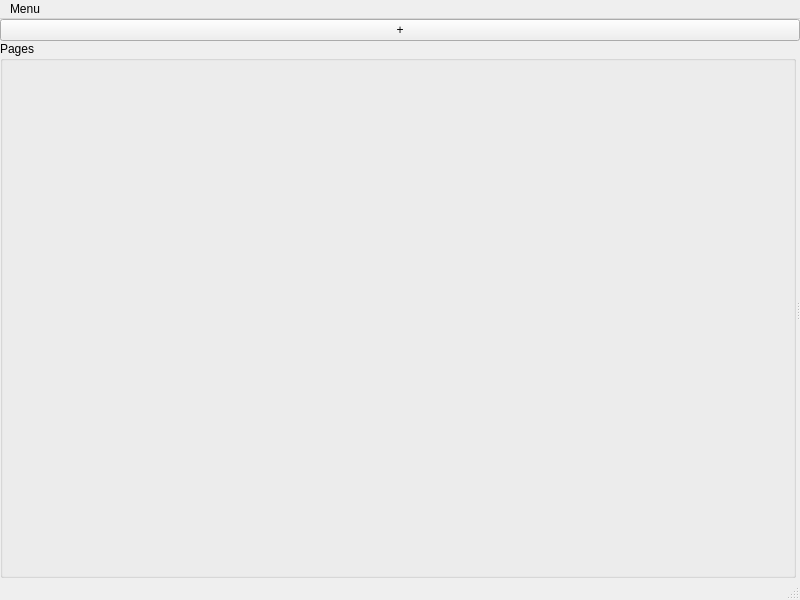
<?xml version="1.0" encoding="UTF-8"?>
<ui version="4.0">
 <class>MainWindow</class>
 <widget class="QMainWindow" name="MainWindow">
  <property name="geometry">
   <rect>
    <x>0</x>
    <y>0</y>
    <width>800</width>
    <height>600</height>
   </rect>
  </property>
  <property name="windowTitle">
   <string>Python Script Monitor</string>
  </property>
  <property name="windowIcon">
   <iconset>
    <normaloff>pic/main_icon.jpg</normaloff>pic/main_icon.jpg</iconset>
  </property>
  <widget class="QWidget" name="centralwidget">
   <layout class="QVBoxLayout" name="verticalLayout" stretch="0,0,1">
    <property name="spacing">
     <number>0</number>
    </property>
    <property name="leftMargin">
     <number>0</number>
    </property>
    <property name="topMargin">
     <number>0</number>
    </property>
    <property name="rightMargin">
     <number>0</number>
    </property>
    <property name="bottomMargin">
     <number>0</number>
    </property>
    <item>
     <layout class="QHBoxLayout" name="horizontalLayout">
      <property name="spacing">
       <number>0</number>
      </property>
     </layout>
    </item>
    <item>
     <widget class="QPushButton" name="add_widget_button">
      <property name="text">
       <string>+</string>
      </property>
     </widget>
    </item>
    <item>
     <widget class="QSplitter" name="splitter">
      <property name="orientation">
       <enum>Qt::Horizontal</enum>
      </property>
      <widget class="QGroupBox" name="groupBox">
       <property name="sizePolicy">
        <sizepolicy hsizetype="Preferred" vsizetype="Preferred">
         <horstretch>0</horstretch>
         <verstretch>0</verstretch>
        </sizepolicy>
       </property>
       <property name="maximumSize">
        <size>
         <width>16777215</width>
         <height>16777215</height>
        </size>
       </property>
       <property name="title">
        <string>Pages</string>
       </property>
       <property name="alignment">
        <set>Qt::AlignLeading|Qt::AlignLeft|Qt::AlignTop</set>
       </property>
       <layout class="QVBoxLayout" name="button_box_layout">
        <property name="spacing">
         <number>0</number>
        </property>
        <property name="leftMargin">
         <number>0</number>
        </property>
        <property name="topMargin">
         <number>0</number>
        </property>
        <property name="rightMargin">
         <number>0</number>
        </property>
        <property name="bottomMargin">
         <number>0</number>
        </property>
       </layout>
      </widget>
      <widget class="QStackedWidget" name="stacked_widget"/>
     </widget>
    </item>
   </layout>
  </widget>
  <widget class="QMenuBar" name="menubar">
   <property name="geometry">
    <rect>
     <x>0</x>
     <y>0</y>
     <width>800</width>
     <height>21</height>
    </rect>
   </property>
   <widget class="QMenu" name="menuAbout">
    <property name="title">
     <string>Menu</string>
    </property>
    <widget class="QMenu" name="menu">
     <property name="title">
      <string>About</string>
     </property>
     <addaction name="actionThis_is_the_application_that_contains_all_the_tools_that_need_to_be_runing"/>
    </widget>
    <addaction name="save_config_action"/>
    <addaction name="load_config_action"/>
    <addaction name="menu"/>
   </widget>
   <addaction name="menuAbout"/>
  </widget>
  <widget class="QStatusBar" name="statusbar"/>
  <action name="actionThis_is_the_application_that_contains_all_the_tools_that_need_to_be_runing">
   <property name="text">
    <string>This is the application that contains all the tools that need to be runing</string>
   </property>
  </action>
  <action name="save_config_action">
   <property name="text">
    <string>Save Config</string>
   </property>
  </action>
  <action name="load_config_action">
   <property name="text">
    <string>Load Config</string>
   </property>
  </action>
 </widget>
 <resources/>
 <connections/>
</ui>
